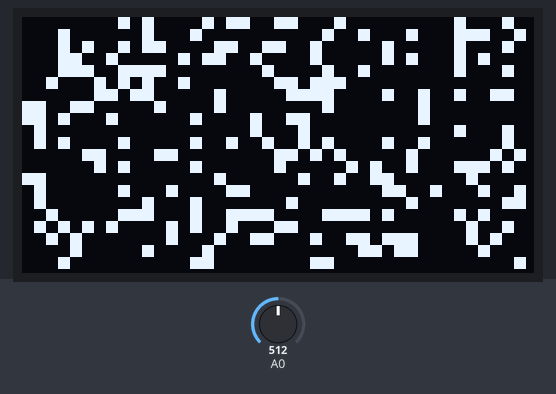
Bench run of a program on a simulated ESP8266 board running MicroPython. Shown: 128×64 one-colour display. The test bench sets the inputs (shaded band); at power-on: A0 = 512 (analog values on the 0–1023 scale). Random numbers come from a fixed seed; what the program prints to the serial console is not drawn.

Above: at 0.15 s.
At 5.11 s:
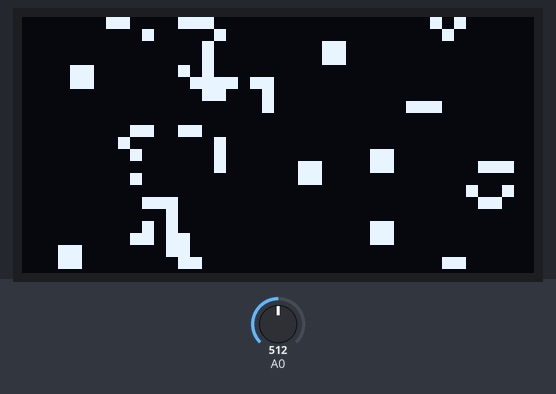
At 10.06 s:
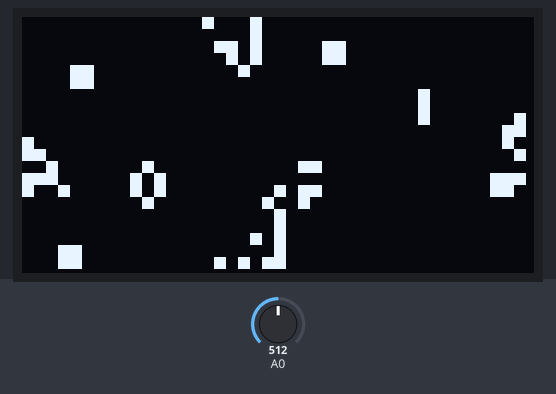
At 20.0 s:
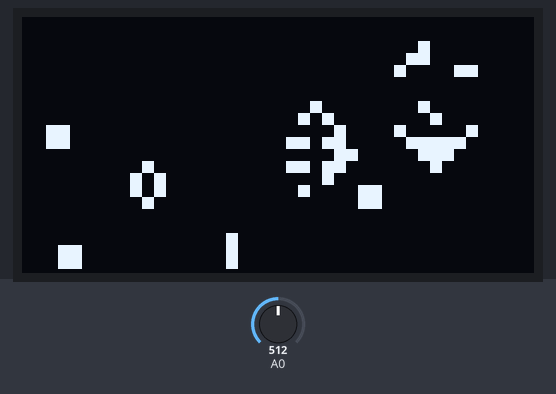
At 30.01 s:
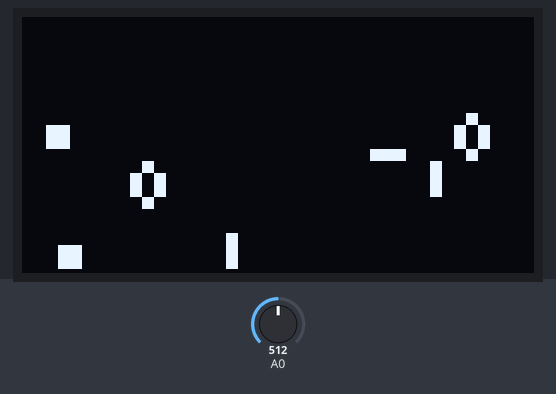
At 39.94 s:
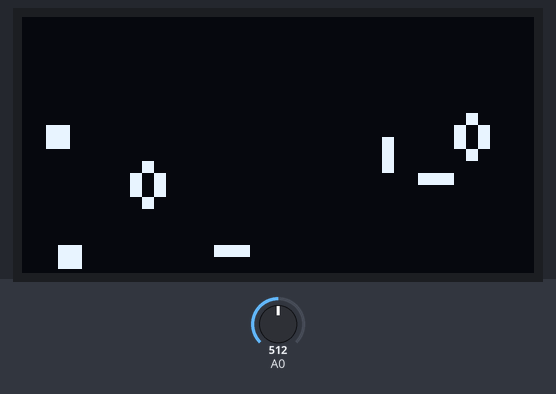

The program:

ConwayGameOfLife_SSD1306.py
```python
# Conway's Game of Life on 128x64 SSD1306 OLED and ESP8266 (by Alan Wang)


BIRTH    = (3, )  # number of nearby cells for a new cell to be born
SURVIVAL = (2, 3) # number of nearby cells for an existing cell to survive
WIDTH    = 128
HEIGHT   = 64
DOT_SIZE = 3      # draw 3x3 dots -> board size 128/3 x 64/3
RAND_BIT = 2      # cell randomize factor (2 = 2^2 (1/4 chance))


from machine import Pin, ADC, SoftI2C, freq
from micropython import const
from ssd1306 import SSD1306_I2C
import random, time, gc


freq(160000000)
gc.enable()
random.seed(sum([ADC(0).read() for _ in range(1000)]))  # generate randomize seed from floating analog pin


X      = WIDTH // DOT_SIZE
Y      = HEIGHT // DOT_SIZE
TOTAL  = X * Y
board  = [0 if random.getrandbits(RAND_BIT) else 1
          for _ in range(TOTAL)]
gen    = 0


display = SSD1306_I2C(WIDTH, HEIGHT,
                      SoftI2C(scl=Pin(5), sda=Pin(4), freq=400000))
display.fill(0)
display.show()


print('Conway\'s Game of Life: matrix size {} x {}'.format(X, Y))


def calculate_next_gen():  # calculate next generation of cells
    global board
    buffer = [0] * TOTAL
    for i in range(TOTAL):
        group = board[i-1:i+2] + \
                board[(i-1-X)%TOTAL:(i+2-X)%TOTAL] + \
                board[(i-1+X)%TOTAL:(i+2+X)%TOTAL]
        cells = sum(group)
        if not board[i]:
            if cells in BIRTH:
                buffer[i] = 1
        else:
            if (cells - 1) in SURVIVAL:
                buffer[i] = 1
    board = buffer


def display_board():  # draw cells on OLED
    display.fill(0)
    for i in range(TOTAL):
        if board[i]:
            display.fill_rect((i % X) * DOT_SIZE,
                              (i // X) * DOT_SIZE,
                              DOT_SIZE, DOT_SIZE, 1)
    display.show()


gen, t_start, t_dur = 0, 0, 0

while True:
    gen += 1
    print('Gen {}: {} cell(s) ({} ms)'.format(gen, sum(board), t_dur))
    display_board()
    t_start = time.ticks_ms()
    calculate_next_gen()
    t_dur = time.ticks_diff(time.ticks_ms(), t_start)
```
